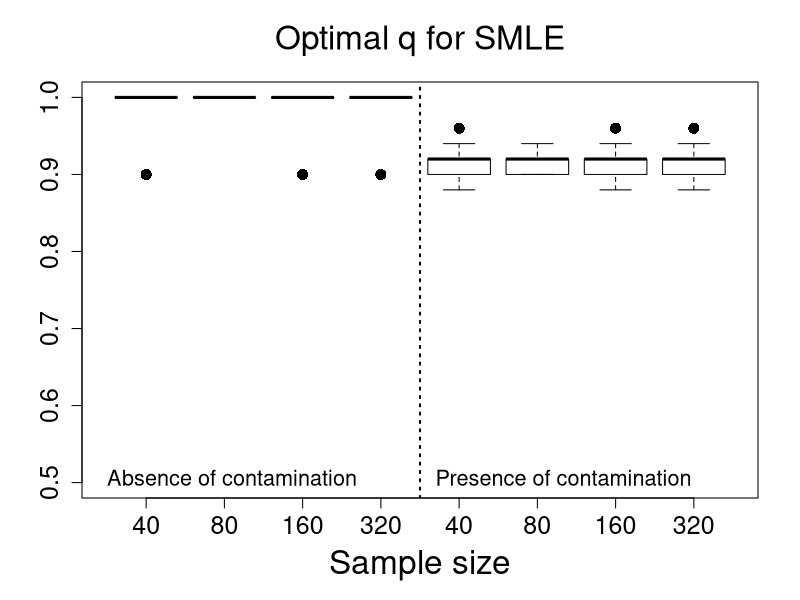
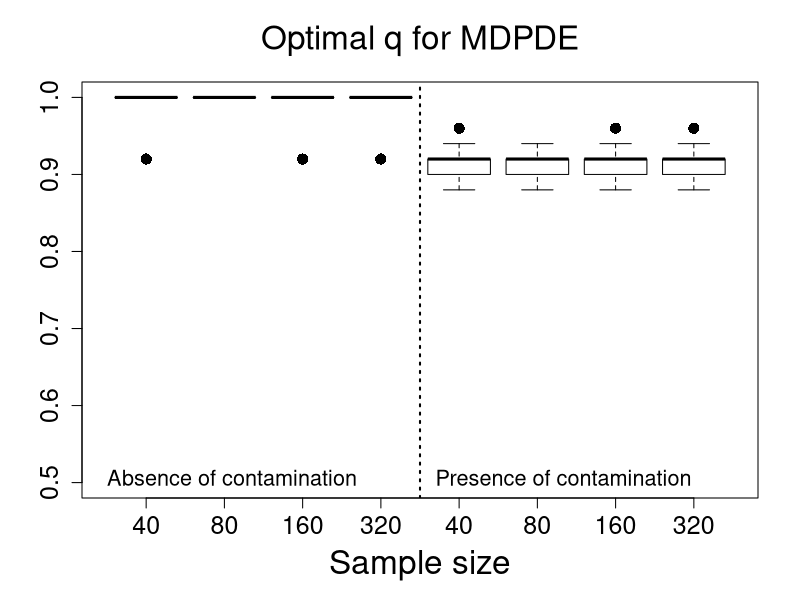

Write R code to recreate these figures, in order.
#***********************Optimal tuning values***************#
rm(list=ls())

data40 <- read.table("Qoptimal_Scenario3_n40.txt", h=T)
data80 <- read.table("Qoptimal_Scenario3_n80.txt", h=T)
data160 <- read.table("Qoptimal_Scenario3_n40.txt", h=T)
data320 <- read.table("Qoptimal_Scenario3_n40.txt", h=T)

SMLE_n40 <-  data40$qoptimal_SMLE;     SMLEC_n40 <-   data40$qoptimal_SMLE_C
MDPDE_n40 <- data40$qoptimal_MDPDE;    MDPDEC_n40 <-  data40$qoptimal_MDPDE_C
SMLE_n80 <-  data80$qoptimal_SMLE;     SMLEC_n80 <-   data80$qoptimal_SMLE_C
MDPDE_n80 <- data80$qoptimal_MDPDE;    MDPDEC_n80 <-  data80$qoptimal_MDPDE_C
SMLE_n160 <- data160$qoptimal_SMLE;    SMLEC_n160 <-  data160$qoptimal_SMLE_C
MDPDE_n160 <-data160$qoptimal_MDPDE;   MDPDEC_n160 <- data160$qoptimal_MDPDE_C
SMLE_n320 <- data320$qoptimal_SMLE;    SMLEC_n320 <-  data320$qoptimal_SMLE_C
MDPDE_n320 <-data320$qoptimal_MDPDE;   MDPDEC_n320 <- data320$qoptimal_MDPDE_C

#==================================================================
#==================================================================

par(mfrow=c(1,1))

boxplot(SMLE_n40,SMLE_n80,SMLE_n160,SMLE_n320,SMLEC_n40,SMLEC_n80,SMLEC_n160,SMLEC_n320
,main=expression( paste("Optimal ", q, " for SMLE")),
xlab="Sample size",ylab="",names=c(40,80, 160, 320,40,80, 160, 320),outline=T,
ylim=c(0.5,1.0), cex=1.5,cex.lab=2.0,cex.axis=1.5,cex.main=2.0, pch=16, col = NULL)
#abline(1.0,0,col=2,lty=2,lwd=2)
abline(v=4.5,lty=3,lwd=2)
legend(0.0,0.54,"Absence of contamination",bty="n",cex=1.3)
legend(4.2,0.54,"Presence of contamination",bty="n",cex=1.3)

boxplot(MDPDE_n40,MDPDE_n80,MDPDE_n160,MDPDE_n320,MDPDEC_n40,MDPDEC_n80,MDPDEC_n160,MDPDEC_n320,
main=expression( paste("Optimal ", q, " for MDPDE")),
xlab="Sample size",ylab="",names=c(40,80, 160, 320,40,80, 160, 320),outline=T,
ylim=c(0.5,1.0), cex=1.5,cex.lab=2.0,cex.axis=1.5,cex.main=2.0, pch=16, col = NULL)
abline(v=4.5,lty=3,lwd=2)
legend(0.0,0.54,"Absence of contamination",bty="n",cex=1.3)
legend(4.2,0.54,"Presence of contamination",bty="n",cex=1.3)







